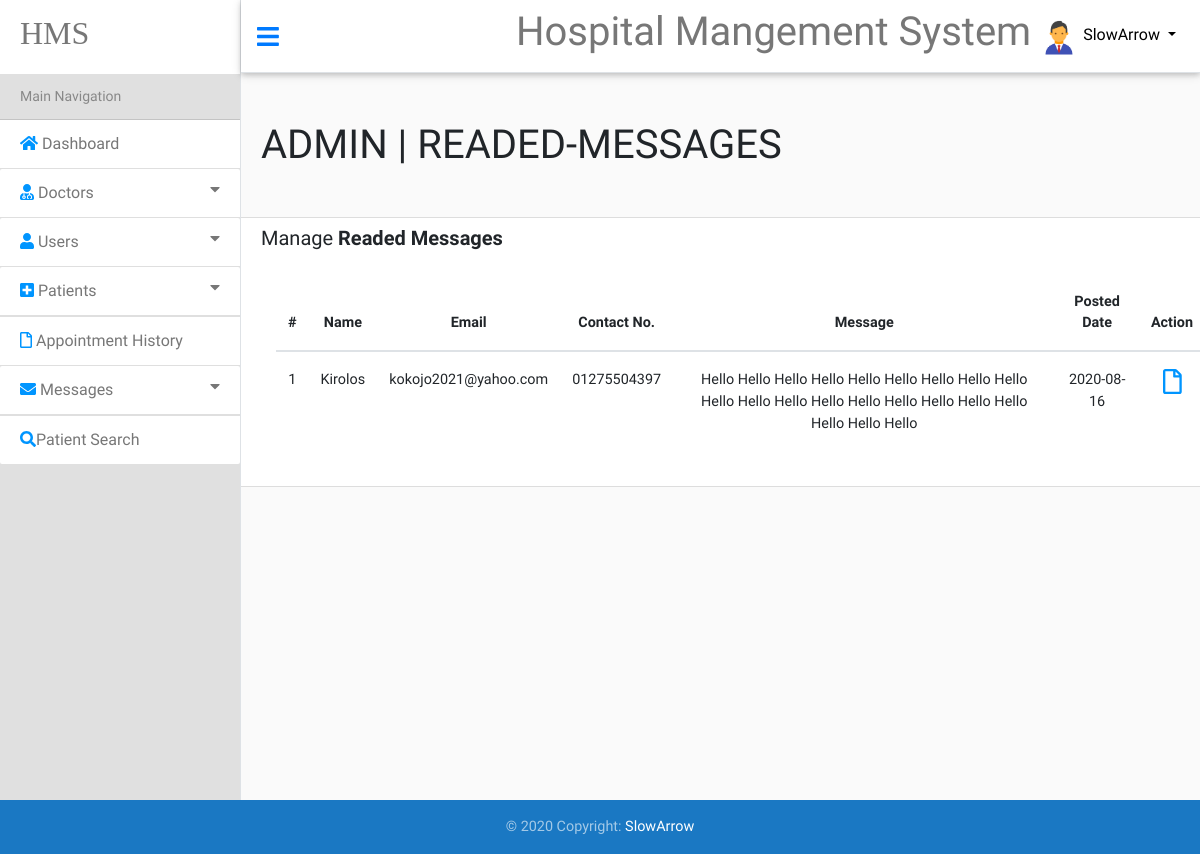
/System/Admin/Readed-Messages.php (signed in), run on the app's committed database.
### tables this page shows
CREATE TABLE `contact_us` (
  `ID` int(11) NOT NULL,
  `Full_Name` varchar(255) NOT NULL,
  `Email` varchar(255) NOT NULL,
  `contact_no` varchar(255) DEFAULT NULL,
  `Message` text NOT NULL,
  `Posting_Date` date DEFAULT NULL,
  `isRead` tinyint(1) NOT NULL
);

### System/Class/Helper.php (called while the page is built, shortened)
<?php
    class Helper{
        public function getPageName(){
            $curPageName = substr($_SERVER["SCRIPT_NAME"],strrpos($_SERVER["SCRIPT_NAME"],"/")+1);
            $curPageName = substr($curPageName,0,strpos($curPageName,"."));
            return $curPageName;
        }
    }
    $helper = new Helper();
?>

### System/Admin/Database/Connection.php (called while the page is built, shortened)
<?php
    class Connection{
        function __construct($dbName = "Hospital_Mangement_System", $host = "localhost", $username = 'root', $pass = 'root', $options = []){
            try{
                $this->con = new PDO("mysql:host={$host};dbname={$dbName};charset=utf8",$username,$pass,$options);
            } catch(PDOException $e){
                throw new Exception($e->getMessage());
            }
        }
    }
?>

### System/Class/Contact.php (called while the page is built, shortened)
<?php
    require_once "Database/Database.php";
    class Contact extends Database{
        public function getReadedMessages(){
            $sql = "SELECT * FROM contact_us WHERE isRead = 1";
            return $this->getRows($sql);
        }
    }
    $contact = new Contact();
?>

### System/Admin/Database/Database.php (called while the page is built, shortened)
<?php
    require_once "Connection.php";
    class Database extends Connection{
        public function getRows($sql,$para=[]){
            try{
                $stmt = $this->con->prepare($sql);
                $stmt->execute($para);
                return $stmt->fetchAll();
            } catch(PDOException $e){
                throw new Exception($e->getMessage());
            }
        }
    }

### System/Admin/Readed-Messages.php (the view, shortened to what this page needs)
<?php
    include "init.php";
    if(isset($_SESSION['Admin'])){
        include "../Class/Contact.php";
        $page = isset($_GET['page']) ? $_GET['page'] : "manage";
        if($page == "manage"){
?>
            <div class='userPage'>
                <h1>ADMIN | <?php echo strtoupper($helper->getPageName()); ?></h1>
                <div class='DashboardBox'>
                <p style="margin:5px 20px;font-size:20px">Manage <span style='font-weight:bold'>Readed Messages</span></p>
                    <div class='container Appointment'>
                        <div class='table-responsive'>
                        <table class='table table-hover'>
                            <thead>
                                <tr>
                                    <th scope='col'>#</th>
                                    <th scope='col'>Name</th>
                                    <th scope='col'>Email</th>
                                    <th scope='col'>Contact No.</th>
                                    <th scope='col'>Message</th>
                                    <th scope='col'>Posted Date</th>
                                    <th scope='col'>Action</th>
                                </tr>
                            </thead>
                            <tbody>
                                <?php
                                    foreach($contact->getReadedMessages() as $data){
                                        echo "<tr>";
                                            echo "<td>".$data['ID']."</td>";
                                            echo "<td>".$data['Full_Name']."</td>";
                                            echo "<td>".$data['Email']."</td>";
                                            echo "<td>".$data['contact_no']."</td>";
                                            echo "<td>".$data['Message']."</td>";
                                            echo "<td>".$data['Posting_Date']."</td>";
                                            echo "<td>";
                                                echo "<a href='?page=view&id=".$data['ID']."'><i style='color:#0095FF;font-size:25px' class='far fa-file'></i></a>";
                                            echo "</td>";
                                        echo "</tr>";
                                    }
                                ?>
                            </tbody>
                        </table>
                        </div>
                    </div>
                </div>
            </div>
        </div>
        </div>
     <?php } ?>
<footer class="page-footer font-small blue">
  <div class="footer-copyright text-center py-3">© 2020 Copyright:
    <a href="https://www.facebook.com/Kirolos.Yossef23" target='_blank'>SlowArrow</a>
  </div>
</footer>
<?php
    } else {
        $helper->redirect("http://127.0.0.1/Hospital%20Mangement%20System/");
    }
    include $tpl . "footer.php";
    ?>

### System/Admin/Design/Css/style.css (style rules this page uses)
* { font-family: 'Ropa Sans', sans-serif; box-sizing: border-box; }
th { font-weight: bold !important; }
.userPage h1 { margin:48px 20px; }
.userPage .DashboardBox { width:100%; background:#FFF; border-top:1px solid #DDD; border-bottom:1px solid #DDD; }
.userPage .DashboardBox svg { text-align: center; font-size: 40px; }
.userPage .DashboardBox .container { margin: 20px !important; }
.userPage .DashboardBox .Appointment { text-align: center;; }
.userPage .DashboardBox .Appointment a { color:#F00 }
.admin table.table th, table.table td { padding-top:0px; padding-bottom:0px; }

### data on the page
contact_us: ID "1", Full_Name "Kirolos", Email "kokojo2021@yahoo.com", contact_no "01275504397", Message "Hello Hello Hello Hello Hello Hello Hello Hello Hello Hello Hello Hello Hello Hello Hello Hello Hello Hello Hello Hello Hello", Posting_Date "2020-08-16"

### other printed values
$_SESSION['Admin'] "SlowArrow"
$helper->getPageName() "READED-MESSAGES"
